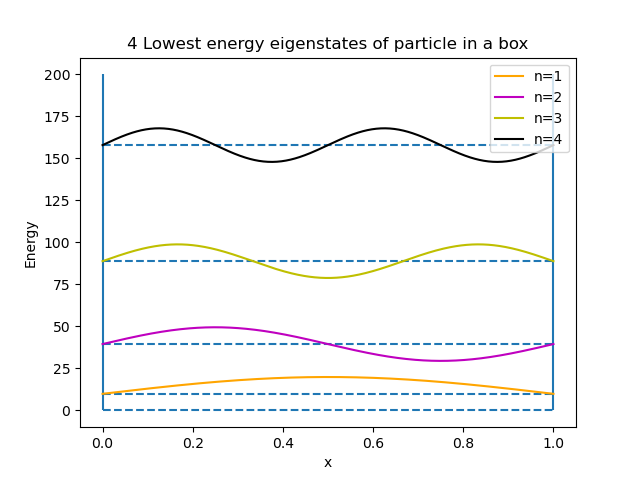

Here is the Python script that generated this plot:
import numpy as np
from scipy.constants import pi
import matplotlib.pyplot as plt
#iii)

# L = 1


xq = np.linspace(0, 1, 500)  #set x points to query
A = 10  #Amplitude of wavefunction

def E_n(n):
    """
    Get the nth energy level of particle in a box.
    Parameters
    ----------
    n: int

    Returns
    -------
    int
    """
    return n**2 * pi**2

def psi_n(n):
    """
    Get the nth energy wavefunction of particle in a box.
    Parameters
    ----------
    n: int

    Returns
    -------
    array
    """
    return A * np.sin(n * pi * xq)

if __name__ == '__main__':
    #begin plotting
    plt.plot(xq, psi_n(1) + E_n(1), color='orange', label='n=1')
    plt.plot(xq, psi_n(2) + E_n(2), 'm', label='n=2')
    plt.plot(xq, psi_n(3) + E_n(3), 'y', label='n=3')
    plt.plot(xq, psi_n(4) + E_n(4), 'k', label='n=4')
    plt.hlines((0, E_n(1), E_n(2), E_n(3), E_n(4)), 0, 1, linestyles='dashed')
    plt.vlines((0,1), 0, 200, linestyles='solid')
    plt.xlabel('x')
    plt.ylabel('Energy')
    plt.legend()
    plt.title('4 Lowest energy eigenstates of particle in a box')
    plt.savefig('2_problem1.png')
    plt.show()
